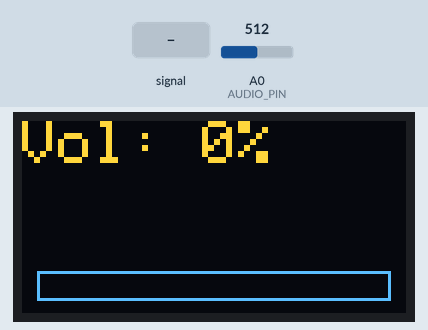
Recording of a sketch running on a simulated Arduino Uno, built with avr-gcc and run on an emulated ATmega328P. On the bench: 128×64 one-colour display. The test bench sets the inputs (shaded band); at power-on: A0 (AUDIO_PIN) = 512. The OLED is the two-colour kind (top 16 rows yellow); what the sketch prints to the serial monitor is not drawn.

Above: at 2.2 s.
2.3 s: A0 (AUDIO_PIN) fed a 200 Hz sine of ±81 counts around its level
At 2.52 s:
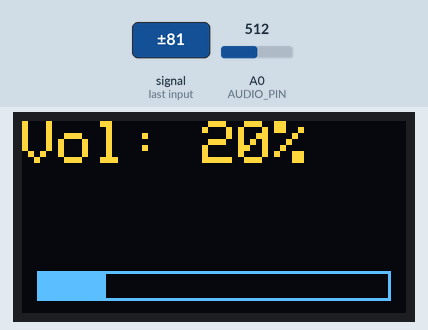
3.9 s: A0 (AUDIO_PIN) set to 716
At 4.34 s:
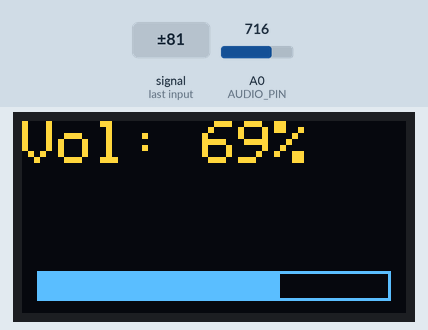
5.7 s: A0 (AUDIO_PIN) fed a 1000 Hz sine of ±255 counts around its level
At 5.96 s:
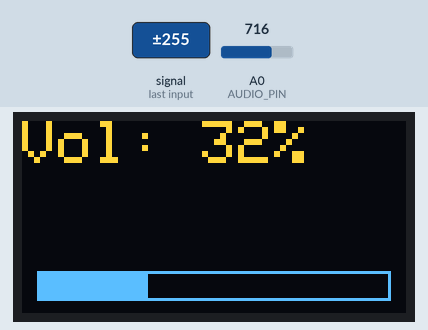
7.3 s: A0 (AUDIO_PIN) set to 900
At 7.78 s:
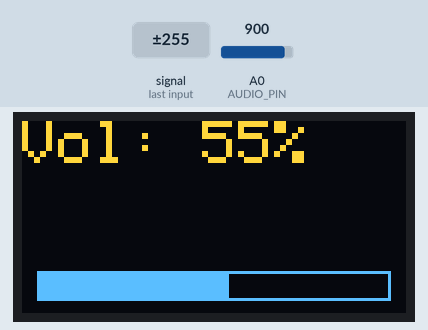
9.9 s: A0 (AUDIO_PIN) set to 1023
Timing chart, 0 to 12.9 s (numbered marks = the images above; inputs shaded):
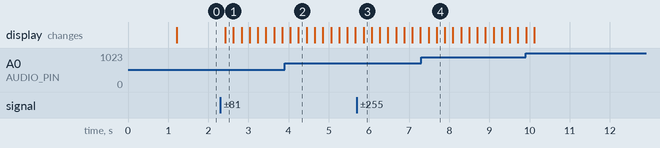

The sketch:

arduino-audio-vu-meter.ino
```cpp
#include <Wire.h>
#include <Adafruit_GFX.h>
#include <Adafruit_SSD1306.h>
#include <Arduino.h>
#include <math.h>

// -------------------- OLED CONFIGURATION --------------------
#define SCREEN_WIDTH 128
#define SCREEN_HEIGHT 64
Adafruit_SSD1306 display(SCREEN_WIDTH, SCREEN_HEIGHT, &Wire, -1);

// -------------------- AUDIO CONFIGURATION --------------------
const int AUDIO_PIN = A0;                 // Analog input pin for audio signal
const unsigned int SAMPLE_COUNT = 400;    // Number of samples per RMS calculation
const unsigned long SAMPLE_INTERVAL_US = 200; // Sampling interval (200 µs ≈ 5 kHz)

// RMS normalization range (depends on microphone sensitivity & environment)
const float RMS_MIN = 0.5;   // Lower bound for detectable volume
const float RMS_MAX = 50.0;  // Upper bound for detectable volume

// Exponential smoothing coefficient (0..1)
// Higher ALPHA = more responsive, lower ALPHA = smoother
const float ALPHA = 0.2;

// Smoothed volume value (percentage)
float emaVolume = 0;

// -------------------- SETUP --------------------
void setup() {
  Serial.begin(115200);

  // Initialize OLED display
  if(!display.begin(SSD1306_SWITCHCAPVCC, 0x3C)) {
    Serial.println(F("SSD1306 display not found"));
    for(;;); // Halt execution if display is missing
  }

  // Splash screen
  display.clearDisplay();
  display.setTextColor(SSD1306_WHITE);
  display.setTextSize(2);
  display.setCursor(0,0);
  display.println("Start...");
  display.display();
  delay(1000);
}

// -------------------- MAIN LOOP --------------------
void loop() {
  // --- 1) Collect samples and compute sum & squared sum ---
  long sum = 0;         // For average (DC offset)
  long sumSq = 0;       // For RMS calculation

  for (unsigned int i = 0; i < SAMPLE_COUNT; i++) {
    int v = analogRead(AUDIO_PIN);
    sum += v;
    sumSq += (long)v * v;
    delayMicroseconds(SAMPLE_INTERVAL_US);
  }

  // --- 2) Compute average (DC offset) and RMS ---
  float avg = (float)sum / SAMPLE_COUNT;
  float rms = sqrt(((float)sumSq / SAMPLE_COUNT) - (avg * avg));

  // --- 3) Normalize RMS value into 0..100% range ---
  float norm = (rms - RMS_MIN) / (RMS_MAX - RMS_MIN);
  if (norm < 0.0) norm = 0.0;
  if (norm > 1.0) norm = 1.0;
  float rawPercent = norm * 100.0;

  // --- 4) Apply exponential moving average smoothing ---
  emaVolume = ALPHA * rawPercent + (1.0 - ALPHA) * emaVolume;
  int volumePercent = (int)round(emaVolume);

  // --- 5) Debug output to Serial Monitor ---
  Serial.print("RMS:");
  Serial.print(rms, 2);
  Serial.print("  Volume:");
  Serial.println(volumePercent);

  // --- 6) Display on OLED ---
  display.clearDisplay();

  // Textual volume percentage
  display.setTextSize(2);
  display.setCursor(0,0);
  display.print("Vol: ");
  display.print(volumePercent);
  display.println("%");

  // Volume bar (VU meter)
  int barWidth = map(volumePercent, 0, 100, 0, SCREEN_WIDTH - 10);
  int barHeight = 10;
  int barX = 5;
  int barY = 50;

  // Draw bar outline
  display.drawRect(barX, barY, SCREEN_WIDTH - 10, barHeight, SSD1306_WHITE);
  // Draw filled bar according to current volume
  display.fillRect(barX, barY, barWidth, barHeight, SSD1306_WHITE);

  display.display();

  delay(50); // Small delay for display stability
}
```

Measured:
- after the input at 2.3 s, the display: changes after 0.12 s (image 1)
